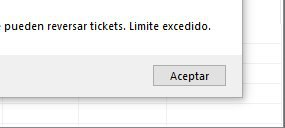
#> input picture src/projects/bot/bot/referencias/limite_excedido.png, 285 x 128 px
$ python -i ocr_processor.py   (imports and definitions only)
#> lines starting #> are read from the running program, lines starting #| are printed output that depends on the picture; after the words box and inside, x2 and y2 are one past the last pixel; in counts of white or black regions, pixels touching at a corner belong together
#> further down, picture is the input picture: shape (128, 285, 3); mean B, G, R 240.5, 240.6, 240.6
import cv2
import pytesseract
import numpy as np
import logging
from typing import Optional, Dict, List
import re

class TableProcessor:
    def __init__(self):
        self.logger = logging.getLogger(__name__)
        pytesseract.pytesseract.tesseract_cmd = r'C:\Program Files\Tesseract-OCR\tesseract.exe'
        self.table_headers = ["Sorteo", "Jugada", "Monto", "Estatus"]

    def preprocess_image(self, image: np.ndarray) -> np.ndarray:
        """Preprocesamiento optimizado para texto rojo y negro"""
        try:
            # Separar canales de color
            b, g, r = cv2.split(image)

            # Procesamiento para texto negro (usamos el canal azul que tiene mejor contraste)
            _, black_text = cv2.threshold(b, 150, 255, cv2.THRESH_BINARY_INV)
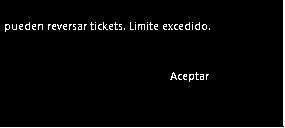
#> black_text: shape (128, 285); 3.1% white in thin lines or dots

            # Procesamiento para texto rojo
            red_mask = cv2.bitwise_and(
                cv2.threshold(r, 200, 255, cv2.THRESH_BINARY)[1],
                cv2.bitwise_not(cv2.threshold(g, 100, 255, cv2.THRESH_BINARY)[1])
            )
#> red_mask: shape (128, 285); every value is 0

            # Combinar ambos textos
            combined = cv2.bitwise_or(black_text, red_mask)

            # Operaciones morfológicas para limpieza
            kernel = cv2.getStructuringElement(cv2.MORPH_RECT, (2,2))
            cleaned = cv2.morphologyEx(combined, cv2.MORPH_CLOSE, kernel)
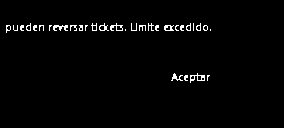
#> cleaned: shape (128, 285); 2.2% white in thin lines or dots

            cv2.imwrite('debug_preprocessed.png', cleaned)
            return cleaned

        except Exception as e:
            self.logger.error(f"Error en preprocesamiento: {str(e)}")
            return image

    def extract_table_data(self, table_image: np.ndarray) -> Optional[List[Dict]]:
        """Extracción optimizada para texto rojo/negro"""
        try:
            processed_img = self.preprocess_image(table_image)

            custom_config = r'''
                --oem 3 --psm 6
                -c tessedit_char_whitelist=0123456789ABCDEFGHIJKLMNOPQRSTUVWXYZÁÉÍÓÚÑ-.
                -c textord_projection_scale=0.3
                -c language_model_penalty_non_dict_word=0.5
            '''

#> (the run stopped early here; a loop or call above may not have finished)
